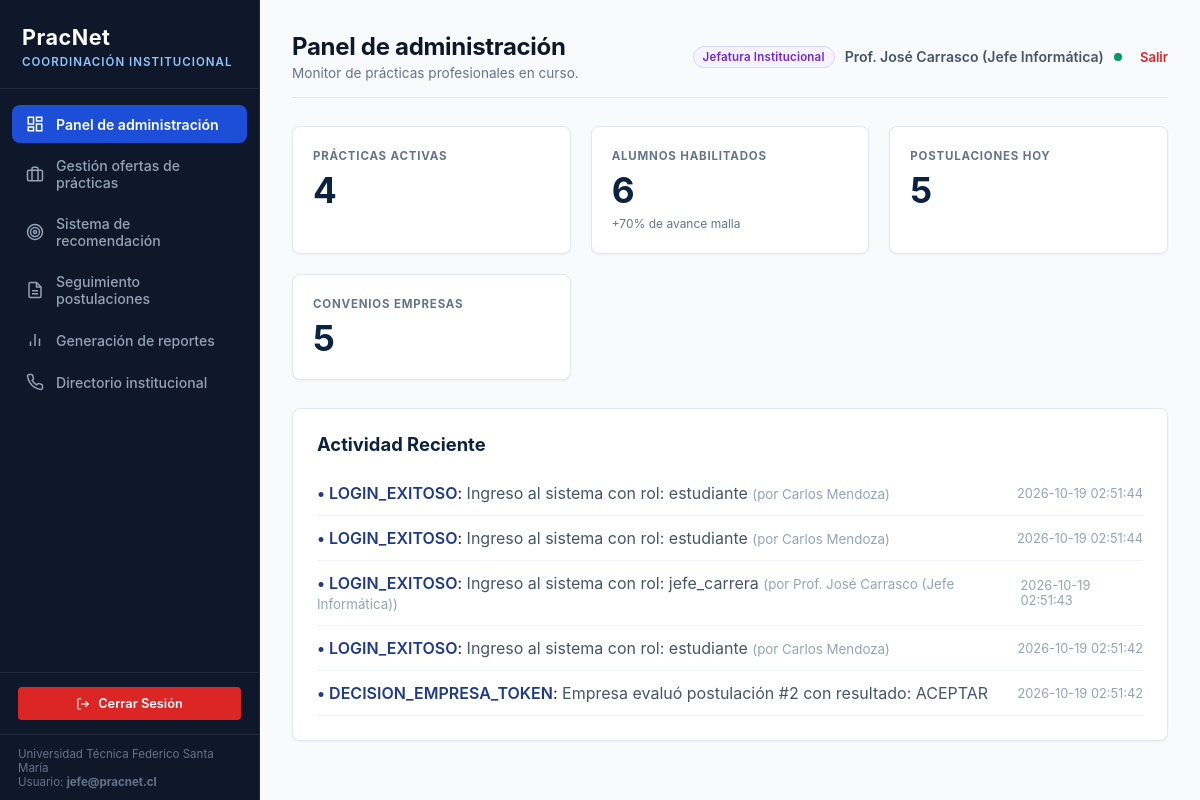
The app's page /admin/dashboard (signed in) with its own data.
### tables this page shows
CREATE TABLE usuario (
            id INTEGER PRIMARY KEY AUTOINCREMENT,
            email TEXT UNIQUE NOT NULL,
            password_hash TEXT NOT NULL,
            rol TEXT NOT NULL CHECK(rol IN ('estudiante', 'jefe_carrera', 'admin', 'empresa')),
            nombre TEXT NOT NULL,
            rut TEXT UNIQUE,
            creado_en TIMESTAMP DEFAULT CURRENT_TIMESTAMP,
            activo INTEGER DEFAULT 1
        );

CREATE TABLE bitacora_auditoria (
            id INTEGER PRIMARY KEY AUTOINCREMENT,
            usuario_id INTEGER REFERENCES usuario(id) ON DELETE SET NULL,
            accion TEXT NOT NULL,
            detalle TEXT,
            ip_address TEXT,
            fecha TIMESTAMP DEFAULT CURRENT_TIMESTAMP
        );

### app/routes_admin.py (the view)
@admin_bp.route('/dashboard')
def dashboard():
    with get_db() as conn:
        cursor = conn.cursor()
        cursor.execute("SELECT COUNT(*) as total FROM oferta_practica WHERE estado = 'Activa'")
        practicas_activas = cursor.fetchone()['total']
        cursor.execute("SELECT COUNT(*) as total FROM estudiante WHERE avance_malla >= 70")
        alumnos_habilitados = cursor.fetchone()['total']
        cursor.execute("SELECT COUNT(*) as total FROM postulacion")
        postulaciones_total = cursor.fetchone()['total']
        cursor.execute("SELECT COUNT(*) as total FROM empresa WHERE convenio_vigente = 1")
        convenios_empresas = cursor.fetchone()['total']
        cursor.execute("""
            SELECT b.*, u.nombre as usuario_nombre
            FROM bitacora_auditoria b
            LEFT JOIN usuario u ON b.usuario_id = u.id
            ORDER BY b.fecha DESC LIMIT 5
        """)
        actividades = cursor.fetchall()
    return render_template(
        'admin/dashboard.html',
        practicas_activas=practicas_activas or 145,
        alumnos_habilitados=alumnos_habilitados or 312,
        postulaciones_hoy=postulaciones_total or 24,
        convenios_empresas=convenios_empresas or 89,
        actividades=actividades
    )

### app/__init__.py (called while the page is built)
def create_app():
    app = Flask(__name__)
    app.config.from_object(Config)
    os.makedirs(app.config['UPLOAD_FOLDER'], exist_ok=True)
    init_db()
    from app.auth import auth_bp
    from app.routes_admin import admin_bp
    from app.routes_student import student_bp
    from app.routes_empresa import empresa_bp
    app.register_blueprint(auth_bp)
    app.register_blueprint(admin_bp)
    app.register_blueprint(student_bp)
    app.register_blueprint(empresa_bp)
    @app.route('/')
    def index():
        return redirect(url_for('auth.login'))
    @app.errorhandler(404)
    def page_not_found(e):
        return render_template('404.html'), 404
    @app.errorhandler(500)
    def internal_server_error(e):
        return render_template('500.html'), 500
    @app.after_request
    def apply_security_headers(response):
        return add_security_headers(response)
    return app

### app/database.py (called while the page is built)
def get_db_connection():
    conn = sqlite3.connect(Config.DATABASE_PATH)
    conn.row_factory = sqlite3.Row
    conn.execute("PRAGMA foreign_keys = ON;")
    return conn

@contextmanager
def get_db():
    conn = get_db_connection()
    try:
        yield conn
        conn.commit()
    except Exception as e:
        conn.rollback()
        raise e
    finally:
        conn.close()

### app/routes_admin.py (called while the page is built)
@admin_bp.before_request
@role_required(['admin', 'jefe_carrera'])
def restrict_admin():
    pass

### app/security.py (called while the page is built)
def role_required(allowed_roles):
    def decorator(f):
        @wraps(f)
        def decorated_function(*args, **kwargs):
            if 'user_id' not in session:
                flash('Por favor inicia sesión.', 'warning')
                return redirect(url_for('auth.login'))
            if session.get('rol') not in allowed_roles:
                flash('No tienes permisos suficientes para acceder a este módulo.', 'danger')
                return redirect(url_for('auth.unauthorized'))
            return f(*args, **kwargs)
        return decorated_function
    return decorator

def add_security_headers(response):
    response.headers['X-Content-Type-Options'] = 'nosniff'
    response.headers['X-Frame-Options'] = 'SAMEORIGIN'
    response.headers['X-XSS-Protection'] = '1; mode=block'
    response.headers['Referrer-Policy'] = 'strict-origin-when-cross-origin'
    return response

### app/templates/admin/dashboard.html (shortened to what this page needs)
{% extends 'base.html' %}
{% block admin_title %}
<h1>Panel de administración</h1>
<p>Monitor de prácticas profesionales en curso.</p>
{% endblock %}
{% block content %}
<div class="kpi-grid">
  <div class="kpi-card">
    <div class="kpi-label">PRÁCTICAS ACTIVAS</div>
    <div class="kpi-value">{{ practicas_activas }}</div>
  </div>
  <div class="kpi-card">
    <div class="kpi-label">ALUMNOS HABILITADOS</div>
    <div class="kpi-value">{{ alumnos_habilitados }}</div>
    <div class="kpi-subtext">+70% de avance malla</div>
  </div>
  <div class="kpi-card">
    <div class="kpi-label">POSTULACIONES HOY</div>
    <div class="kpi-value">{{ postulaciones_hoy }}</div>
  </div>
  <div class="kpi-card">
    <div class="kpi-label">CONVENIOS EMPRESAS</div>
    <div class="kpi-value">{{ convenios_empresas }}</div>
  </div>
</div>
<div class="table-card" style="padding: 24px;">
  <h3 style="color: var(--primary-navy); margin-bottom: 16px; font-size: 1.15rem;">Actividad Reciente</h3>
  <ul style="list-style: none;">
    {% if actividades %}
      {% for act in actividades %}
        <li style="padding: 12px 0; border-bottom: 1px solid #f1f5f9; display: flex; align-items: center; justify-content: space-between;">
          <div>
            <span style="font-weight: 600; color: #1e3a8a;">• {{ act.accion }}</span>:
            <span style="color: #475569;">{{ act.detalle }}</span>
            {% if act.usuario_nombre %}
              <small style="color: #94a3b8;">(por {{ act.usuario_nombre }})</small>
            {% endif %}
          </div>
          <span style="font-size: 0.8rem; color: #94a3b8;">{{ act.fecha }}</span>
        </li>
      {% endfor %}
    {% endif %}
  </ul>
</div>
{% endblock %}

### app/templates/base.html (shortened to what this page needs)
<!DOCTYPE html>
<html lang="es">
<head>
  <link rel="stylesheet" href="{{ url_for('static', filename='css/pracnet.css') }}">
</head>
<body>
  {% if session.get('user_id') and session.get('rol') in ['admin', 'jefe_carrera'] %}
  <div class="app-container">
    <aside class="sidebar">
      <div class="sidebar-brand">
        <h2>PracNet</h2>
        {% if session.get('rol') == 'admin' %}
          <span style="color: #fca5a5;">ADMINISTRACIÓN GLOBAL</span>
        {% else %}
          <span style="color: #93c5fd;">COORDINACIÓN INSTITUCIONAL</span>
        {% endif %}
      </div>
      <ul class="sidebar-menu">
        <li class="{% if request.endpoint == 'admin.dashboard' %}active{% endif %}">
          <a href="{{ url_for('admin.dashboard') }}">
            <svg width="18" height="18" viewBox="0 0 24 24" fill="none" stroke="currentColor" stroke-width="2"><rect x="3" y="3" width="7" height="9"/><rect x="14" y="3" width="7" height="5"/><rect x="14" y="12" width="7" height="9"/><rect x="3" y="16" width="7" height="5"/></svg>
            <span>Panel de administración</span>
          </a>
        </li>
        <li class="{% if request.endpoint == 'admin.ofertas' %}active{% endif %}">
          <a href="{{ url_for('admin.ofertas') }}">
            <svg width="18" height="18" viewBox="0 0 24 24" fill="none" stroke="currentColor" stroke-width="2"><rect x="2" y="7" width="20" height="14" rx="2" ry="2"/><path d="M16 21V5a2 2 0 0 0-2-2h-4a2 2 0 0 0-2 2v16"/></svg>
            <span>Gestión ofertas de prácticas</span>
          </a>
        </li>
        <li class="{% if request.endpoint == 'admin.recomendacion' %}active{% endif %}">
          <a href="{{ url_for('admin.recomendacion') }}">
            <svg width="18" height="18" viewBox="0 0 24 24" fill="none" stroke="currentColor" stroke-width="2"><circle cx="12" cy="12" r="10"/><circle cx="12" cy="12" r="6"/><circle cx="12" cy="12" r="2"/></svg>
            <span>Sistema de recomendación</span>
          </a>
        </li>
        <li class="{% if request.endpoint == 'admin.postulaciones' %}active{% endif %}">
          <a href="{{ url_for('admin.postulaciones') }}">
            <svg width="18" height="18" viewBox="0 0 24 24" fill="none" stroke="currentColor" stroke-width="2"><path d="M14 2H6a2 2 0 0 0-2 2v16a2 2 0 0 0 2 2h12a2 2 0 0 0 2-2V8z"/><polyline points="14 2 14 8 20 8"/><line x1="16" y1="13" x2="8" y2="13"/><line x1="16" y1="17" x2="8" y2="17"/></svg>
            <span>Seguimiento postulaciones</span>
          </a>
        </li>
        <li class="{% if request.endpoint == 'admin.reportes' %}active{% endif %}">
          <a href="{{ url_for('admin.reportes') }}">
            <svg width="18" height="18" viewBox="0 0 24 24" fill="none" stroke="currentColor" stroke-width="2"><line x1="18" y1="20" x2="18" y2="10"/><line x1="12" y1="20" x2="12" y2="4"/><line x1="6" y1="20" x2="6" y2="14"/></svg>
            <span>Generación de reportes</span>
          </a>
        </li>
        <li>
          <a href="{{ url_for('auth.contacto') }}">
            <span>Directorio institucional</span>
          </a>
        </li>
      </ul>
      <div style="padding: 14px 18px; border-top: 1px solid rgba(255,255,255,0.08);">
        <a href="{{ url_for('auth.logout') }}" class="btn btn-danger btn-block" style="font-size: 0.8rem; padding: 8px;">
          <svg width="14" height="14" viewBox="0 0 24 24" fill="none" stroke="currentColor" stroke-width="2"><path d="M9 21H5a2 2 0 0 1-2-2V5a2 2 0 0 1 2-2h4"/><polyline points="16 17 21 12 16 7"/><line x1="21" y1="12" x2="9" y2="12"/></svg>
          Cerrar Sesión
        </a>
      </div>
      <div style="padding: 12px 18px; font-size: 0.72rem; color: #64748b; border-top: 1px solid rgba(255,255,255,0.08);">
        Universidad Técnica Federico Santa María<br>
        Usuario: <strong>{{ session.get('email') }}</strong>
      </div>
    </aside>
    <main class="main-content">
      <div class="content-header">
        <div>
          {% block admin_title %}{% endblock %}
        </div>
        <div class="user-badge">
          {% if session.get('rol') == 'admin' %}
            <span class="badge badge-danger">Administrador Global</span>
          {% else %}
            <span class="badge badge-purple">Jefatura Institucional</span>
          {% endif %}
          <span style="font-weight: 600;">{{ session.get('nombre') }}</span>
          <span class="status-dot" title="Sesión activa"></span>
          <a href="{{ url_for('auth.logout') }}" style="color: var(--danger-red); text-decoration: none; font-size: 0.82rem; font-weight: 600; margin-left: 8px;">Salir</a>
        </div>
      </div>
      {% block content %}{% endblock %}
    </main>
  </div>
  {% endif %}
</body>
</html>

### app/static/css/pracnet.css (style rules this page uses)
:root { --primary-navy: #0c2340; --primary-slate: #0f172a; --primary-surface: #1e293b; --accent-blue: #1d4ed8; --accent-blue-light: #eff6ff; --accent-gold: #b45309; --accent-gold-light: #fef3c7; --success-green: #059669; --success-light: #ecfdf5; --warning-amber: #d97706; --danger-red: #dc2626; --danger-light: #fef2f2; --bg-page: #f8fafc; --card-bg: #ffffff; --text-primary: #0f172a; --text-secondary: #475569; --text-muted: #64748b; --border-subtle: #e2e8f0; --border-strong: #cbd5e1; --sidebar-width: 260px; --radius-sm: 4px; --radius-md: 8px; --radius-lg: 12px; --shadow-sm: 0 1px 2px 0 rgb(0 0 0 / 0.05); --shadow-md: 0 4px 6px -1px rgb(0 0 0 / 0.07), 0 2px 4px -2px rgb(0 0 0 / 0.07); --shadow-lg: 0 10px 15px -3px rgb(0 0 0 / 0.08), 0 4px 6px -4px rgb(0 0 0 / 0.04); }
* { box-sizing: border-box; margin: 0; padding: 0; font-family: -apple-system, BlinkMacSystemFont, "Segoe UI", Roboto, "Helvetica Neue", Arial, sans-serif; }
body { background-color: var(--bg-page); color: var(--text-primary); min-height: 100vh; display: flex; flex-direction: column; -webkit-font-smoothing: antialiased; }
.app-container { display: flex; flex: 1; min-height: 100vh; }
.sidebar { width: var(--sidebar-width); background-color: var(--primary-slate); color: #f8fafc; display: flex; flex-direction: column; border-right: 1px solid rgba(255, 255, 255, 0.08); }
.sidebar-brand { padding: 24px 22px 18px 22px; border-bottom: 1px solid rgba(255, 255, 255, 0.08); }
.sidebar-brand h2 { font-size: 1.35rem; font-weight: 700; letter-spacing: 0.5px; color: #ffffff; }
.sidebar-brand span { font-size: 0.72rem; font-weight: 600; letter-spacing: 1px; text-transform: uppercase; }
.sidebar-menu { list-style: none; padding: 16px 12px; flex: 1; }
.sidebar-menu li { margin-bottom: 4px; }
.sidebar-menu li a { display: flex; align-items: center; gap: 12px; padding: 10px 14px; color: #94a3b8; text-decoration: none; font-size: 0.88rem; font-weight: 500; border-radius: var(--radius-md); transition: all 0.15s ease-in-out; }
.sidebar-menu li.active a { background-color: var(--accent-blue); color: #ffffff; font-weight: 600; }
.sidebar-menu li a svg { flex-shrink: 0; }
.main-content { flex: 1; padding: 32px; overflow-y: auto; background-color: var(--bg-page); }
.content-header { display: flex; justify-content: space-between; align-items: center; margin-bottom: 28px; padding-bottom: 16px; border-bottom: 1px solid var(--border-subtle); }
.content-header h1 { font-size: 1.5rem; font-weight: 700; color: var(--text-primary); letter-spacing: -0.3px; }
.content-header p { font-size: 0.85rem; color: var(--text-muted); margin-top: 4px; }
.user-badge { display: flex; align-items: center; gap: 10px; font-size: 0.88rem; color: var(--text-secondary); }
.status-dot { width: 8px; height: 8px; background-color: var(--success-green); border-radius: 50%; display: inline-block; }
.kpi-grid { display: grid; grid-template-columns: repeat(auto-fit, minmax(220px, 1fr)); gap: 20px; margin-bottom: 28px; }
.kpi-card { background: var(--card-bg); border: 1px solid var(--border-subtle); border-radius: var(--radius-md); padding: 22px 20px; box-shadow: var(--shadow-sm); transition: transform 0.15s ease, box-shadow 0.15s ease; }
.kpi-label { font-size: 0.72rem; font-weight: 700; color: var(--text-muted); letter-spacing: 0.8px; text-transform: uppercase; margin-bottom: 8px; }
.kpi-value { font-size: 2.2rem; font-weight: 700; color: var(--primary-navy); line-height: 1.1; }
.kpi-subtext { font-size: 0.75rem; color: var(--text-muted); margin-top: 6px; }
.table-card { background: var(--card-bg); border-radius: var(--radius-md); border: 1px solid var(--border-subtle); box-shadow: var(--shadow-sm); overflow: hidden; margin-bottom: 28px; }
.badge { display: inline-flex; align-items: center; gap: 4px; padding: 3px 9px; border-radius: 9999px; font-size: 0.72rem; font-weight: 600; letter-spacing: 0.2px; }
.badge-purple { background: #f5f3ff; color: #6d28d9; border: 1px solid #ddd6fe; }
.btn { display: inline-flex; align-items: center; justify-content: center; gap: 8px; font-weight: 600; padding: 8px 16px; border-radius: var(--radius-sm); border: 1px solid transparent; cursor: pointer; text-decoration: none; font-size: 0.88rem; transition: all 0.15s ease-in-out; }
.btn-danger { background-color: var(--danger-red); color: #ffffff; }
.btn-block { width: 100%; }

### records on screen
usuario: get "jefe@pracnet.cl", get "Prof. José Carrasco (Jefe Informática)"
bitacora_auditoria: accion "LOGIN_EXITOSO", detalle "Ingreso al sistema con rol: estudiante", usuario_nombre "Carlos Mendoza", fecha "2026-10-19 02:51:44"
bitacora_auditoria: accion "LOGIN_EXITOSO", detalle "Ingreso al sistema con rol: estudiante", usuario_nombre "Carlos Mendoza", fecha "2026-10-19 02:51:44"
bitacora_auditoria: accion "LOGIN_EXITOSO", detalle "Ingreso al sistema con rol: jefe_carrera", usuario_nombre "Prof. José Carrasco (Jefe Informática)", fecha "2026-10-19 02:51:43"
bitacora_auditoria: accion "LOGIN_EXITOSO", detalle "Ingreso al sistema con rol: estudiante", usuario_nombre "Carlos Mendoza", fecha "2026-10-19 02:51:42"
bitacora_auditoria: accion "DECISION_EMPRESA_TOKEN", detalle "Empresa evaluó postulación #2 con resultado: ACEPTAR", fecha "2026-10-19 02:51:42"

### other values on screen
{{ practicas_activas }} "4"
{{ alumnos_habilitados }} "6"
{{ postulaciones_hoy }} "5"
{{ convenios_empresas }} "5"
